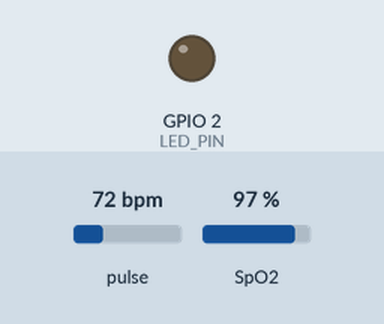
This sketch was run on a simulated ESP32-S3. Shown: output pins drawn as LEDs (lit = HIGH). The inputs (shaded band) are chosen by the test bench; at power-on: pulse 72 bpm, SpO2 97 %. WiFi joins after 1.5 s; servers stay silent unless stated; uploads are accepted with an empty reply; what the sketch prints to the serial monitor is not drawn.

Above: at 6.8 s.
Timing chart, 0 to 8.3 s (numbered marks = the images above):
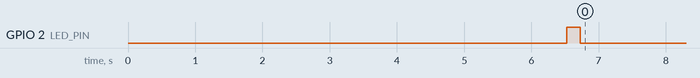

Measured:
- by itself, GPIO 2 (LED_PIN): LOW → HIGH at 6.5 s, → LOW 0.20 s later

The sketch:

Pulsera.ino
```cpp
#include "WiFiManagerPulsera.h"
#include "SensorPulsera.h"
#include <HTTPClient.h>
#include <ArduinoJson.h>

#define LED_PIN 2  // LED integrado en la ESP32-S3

SensorPulsera sensorPulsera;

int ultimoBPM = -1;
int ultimoSpO2 = -1;
unsigned long ultimoEnvio = 0;
const unsigned long INTERVALO_LATIDO = 5000;  // 15 segundos

void setup() {
  Serial.begin(115200);
  pinMode(LED_PIN, OUTPUT);
  digitalWrite(LED_PIN, LOW);

  Serial.println("🔌 Iniciando WiFi...");
  iniciarWiFi();

  if (WiFi.status() == WL_CONNECTED) {
    Serial.println("✅ Conectado al WiFi");
    Serial.println("🌐 IP local: " + WiFi.localIP().toString());

    IPAddress receptorIP;
    if (WiFi.hostByName("neonguard.local", receptorIP)) {
      Serial.print("✔️ IP de neonguard.local: ");
      Serial.println(receptorIP);
    } else {
      Serial.println("❌ No se pudo resolver neonguard.local");
    }
  } else {
    Serial.println("❌ Error al conectar al WiFi");
  }

  Serial.println("🔎 Iniciando sensor MAX30105...");
  sensorPulsera.iniciar();
  Serial.println("✅ Sensor listo");
}

void enviarDatos(int bpm, int spo2, bool forzado = false) {
  StaticJsonDocument<128> doc;
  doc["puls"] = bpm;
  doc["oxigenacion"] = spo2;

  String jsonStr;
  serializeJson(doc, jsonStr);

  HTTPClient http;
  http.begin("http://neonguard.local:82/pulsera");
  http.addHeader("Content-Type", "application/json");

  int httpCode = http.POST(jsonStr);

  if (httpCode > 0) {
    if (forzado) {
      Serial.printf("🔁 Pulsera aún conectada (latido) => BPM: %d | SpO2: %d | HTTP: %d\n", bpm, spo2, httpCode);
    } else {
      Serial.printf("📤 Enviado => BPM: %d | SpO2: %d | HTTP: %d\n", bpm, spo2, httpCode);
    }
    ultimoEnvio = millis();
  } else {
    Serial.printf("❌ Error HTTP al enviar datos: %d\n", httpCode);
  }

  http.end();
}

void loop() {
  if (WiFi.status() == WL_CONNECTED) {
    int bpm = sensorPulsera.obtenerBPM();
    int spo2 = sensorPulsera.obtenerSpO2();

    // Solo enviar si hay datos válidos Y han cambiado
    if (bpm > 0 && spo2 > 0 && (bpm != ultimoBPM || spo2 != ultimoSpO2)) {
      ultimoBPM = bpm;
      ultimoSpO2 = spo2;
      digitalWrite(LED_PIN, HIGH);
      enviarDatos(bpm, spo2);
    }

    digitalWrite(LED_PIN, LOW);

    // Si ha pasado más de 10 segundos desde el último envío, forzar latido
    if (millis() - ultimoEnvio > INTERVALO_LATIDO) {
      enviarDatos(ultimoBPM, ultimoSpO2, true);  // Enviar aunque no haya cambio
    }
  } else {
    Serial.println("🚫 WiFi desconectado. Reintentando...");
    iniciarWiFi();
  }
}
```

SensorPulsera.h
```cpp
// SensorPulsera.h
#ifndef SENSORPULSERA_H
#define SENSORPULSERA_H

#include <Wire.h>
#include "MAX30105.h"
#include "heartRate.h"
#include "spo2_algorithm.h"

class SensorPulsera {
private:
  MAX30105 sensor;
  uint32_t irBuffer[100];
  uint32_t redBuffer[100];
  int32_t spo2;
  int8_t validSPO2;
  int32_t heartRate;
  int8_t validHeartRate;

public:
  void iniciar() {
    Wire.begin(1, 2);
    if (!sensor.begin(Wire, I2C_SPEED_FAST)) {
      Serial.println("❌ MAX30105 no encontrado.");
      while (1)
        ;
    }

    sensor.setup(60, 4, 2, 100, 411, 4096);

    for (byte i = 0; i < 100; i++) {
      while (!sensor.available()) sensor.check();
      redBuffer[i] = sensor.getRed();
      irBuffer[i] = sensor.getIR();
      sensor.nextSample();
    }

    maxim_heart_rate_and_oxygen_saturation(irBuffer, 100, redBuffer, &spo2, &validSPO2, &heartRate, &validHeartRate);
  }

  int obtenerBPM() {
    // mover buffers
    for (byte i = 25; i < 100; i++) {
      redBuffer[i - 25] = redBuffer[i];
      irBuffer[i - 25] = irBuffer[i];
    }

    for (byte i = 75; i < 100; i++) {
      while (!sensor.available()) sensor.check();
      redBuffer[i] = sensor.getRed();
      irBuffer[i] = sensor.getIR();
      sensor.nextSample();
    }

    maxim_heart_rate_and_oxygen_saturation(irBuffer, 100, redBuffer, &spo2, &validSPO2, &heartRate, &validHeartRate);

    return validHeartRate ? heartRate : 0;
  }

  int obtenerSpO2() {
    return validSPO2 ? spo2 : 0;
  }
};

#endif
```

WiFiManagerPulsera.h
```cpp
// WiFiManagerPulsera.h
#ifndef WIFIMANAGERPULSERA_H
#define WIFIMANAGERPULSERA_H

#include <WiFi.h>
#include <WiFiManager.h>  // https://github.com/tzapu/WiFiManager

void iniciarWiFi() {
  WiFiManager wm;
  wm.setDebugOutput(true);
  bool res;

  res = wm.autoConnect("NeonGuard_Pulsera", "12345678");

  if (!res) {
    Serial.println("❌ Falló la conexión o configuración. Reiniciando...");
    ESP.restart();
  } else {
    Serial.print("✅ Conectado a: ");
    Serial.println(WiFi.SSID());
    Serial.print("📡 IP asignada: ");
    Serial.println(WiFi.localIP());
  }
}

#endif
```
